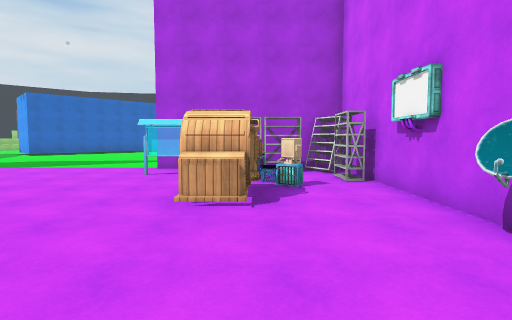
view 1 (above)

24 first-person views from a walk through a scene from a Unity 3-D project. The camera is 1.5 m above the floor, tilts 4° down and sees 80° across. The floor is counted in squares, 2 m on a side. Each view is taken from the middle of a square. On the plan, view 1 faces up. The plan holds only what a view shows up to about 10 squares ahead; the rest is blank. The place goes on beyond the plan. The player is left out. Some surface patterns are stand-ins.

view 2
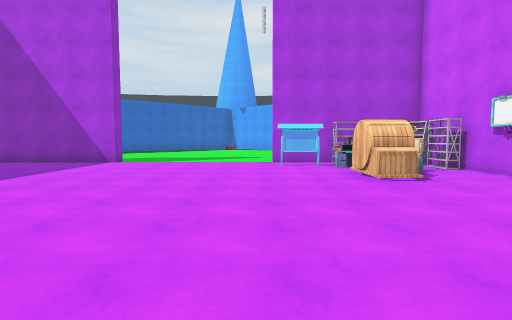

view 3
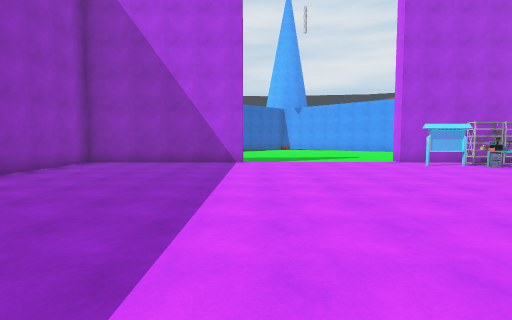

view 4
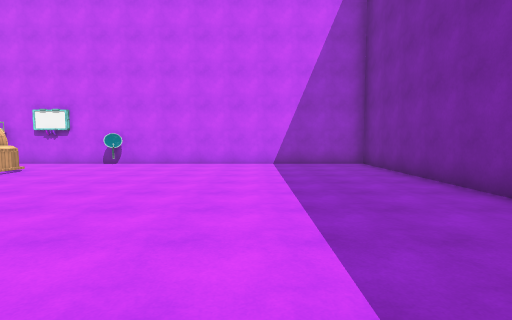

view 5
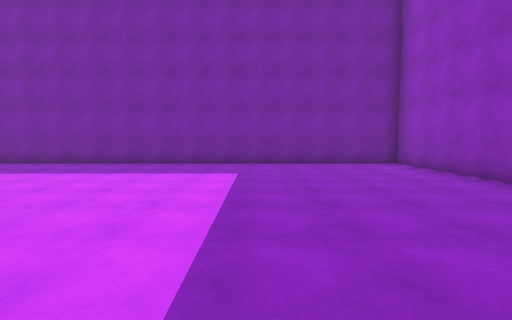

view 6
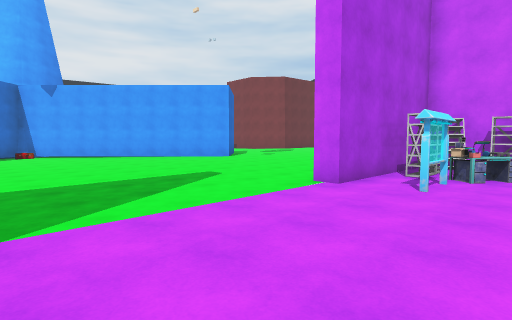

view 7
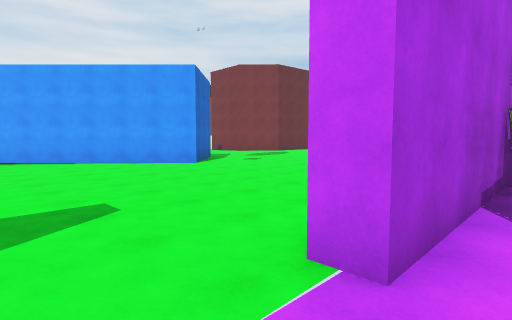

view 8
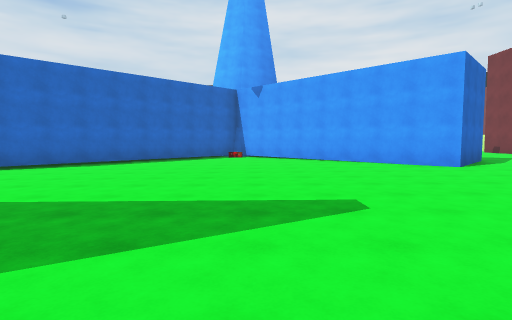

view 9
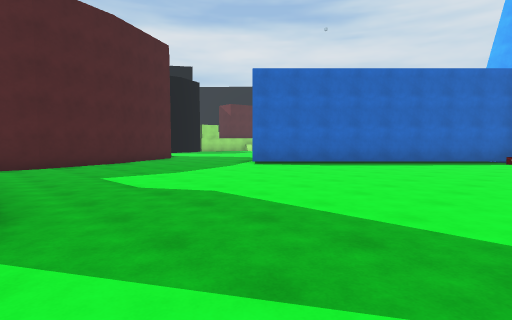

view 10
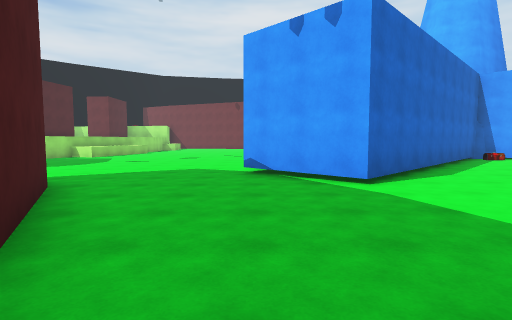

view 11
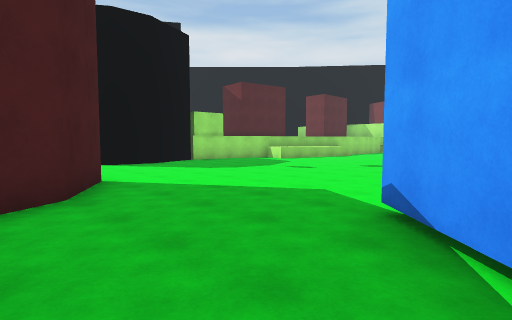

view 12
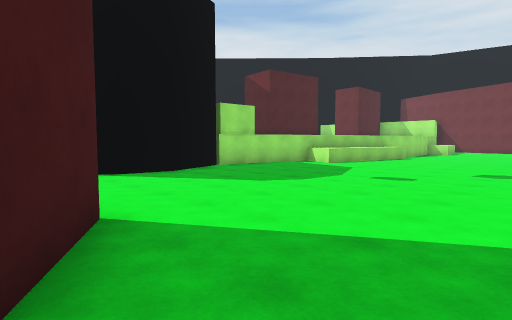

view 13
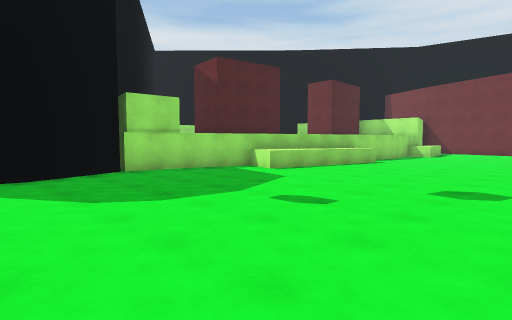

view 14
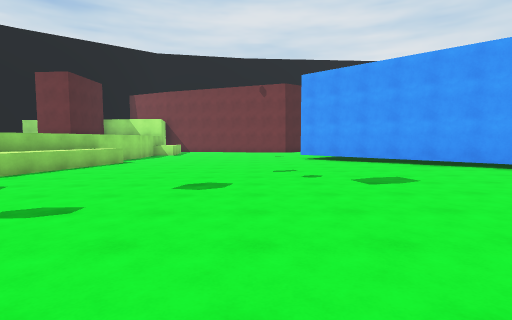

view 15
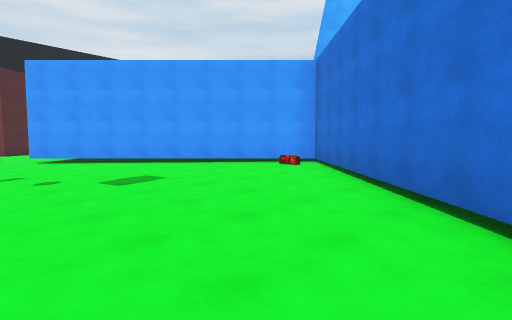

view 16
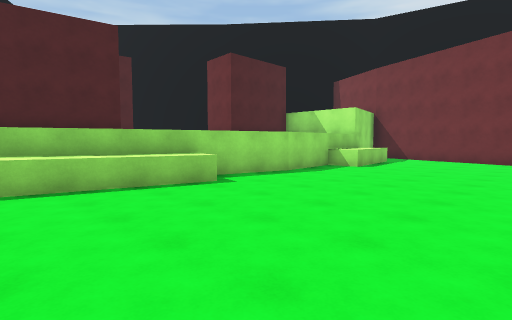

view 17
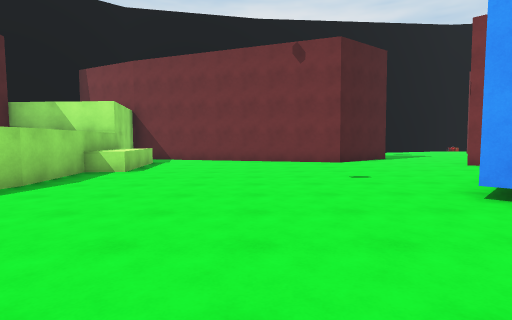

view 18
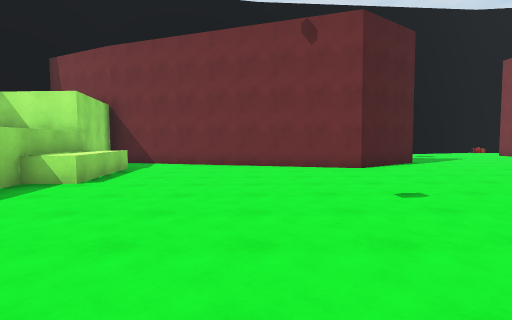

view 19
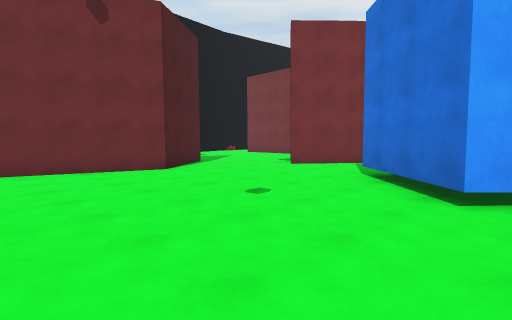

view 20
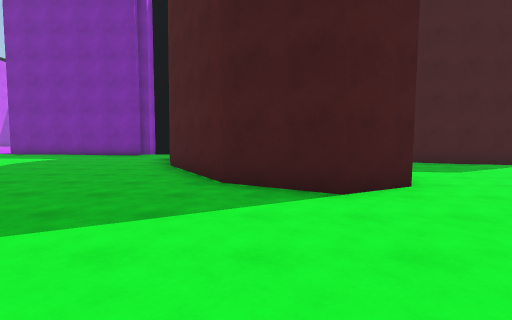

view 21
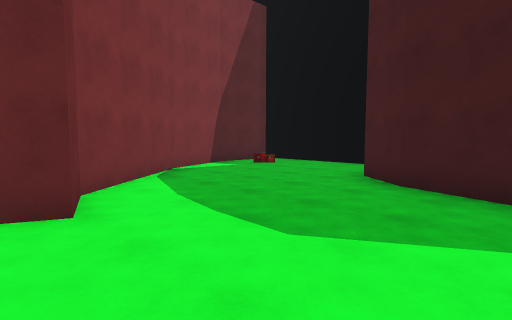

view 22
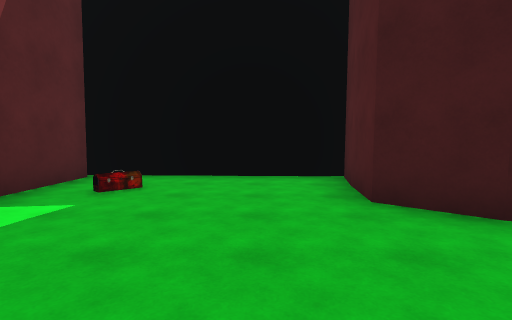

view 23
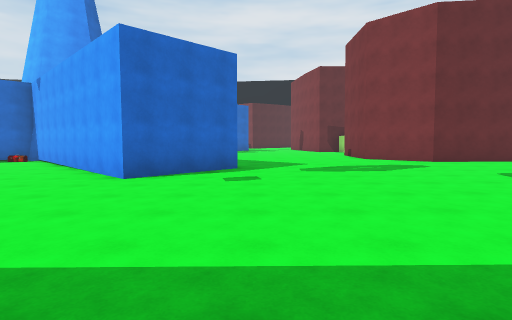

view 24
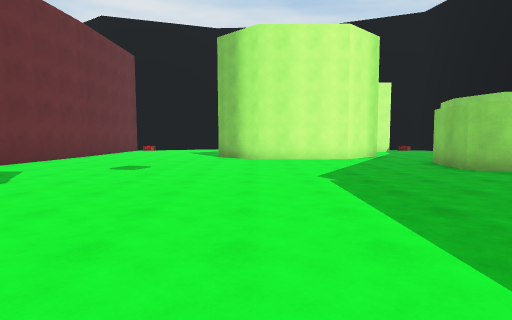

### Floor plan
Key: @ floor where view 1 was taken; # wall or solid block; . main floor; : floor 0.25 m higher than the main floor; - floor 0.25 m lower than the main floor; _ floor 0.5 m lower than the main floor; = window, fence, low wall or low ledge; ^ raised ledge; B bin; M monitor; C chest; O other object.
Columns run from 23 left of view 1 to 12 right of it. Each row starts with its distance up from view 1.
 38   #_####   #__--
 37   #____#####_---
 36   #^_____##__--
 35    ^________-##
 34    ^________--##
 33    ________----#
 32    #______----
 31   ##______-##
 30   #______-##
 29   #______--##
 28   #^____----##
 27   #^____-----##
 26  #^____-------##
 25  #^____--------##
 24 ##____----------#
 23 #____-----------#
 22 #____----------##
 21 #___----------## ##
 20 #___---------## ##- ##
 19 ##_---------## ##--..##    ......###
 18 ##_--------## ##---...##   .......::
 17 #_--------## ##---.....####.......::
 16   ---------###---.......##.......:::
 15 _---###-----#----.......#........:::
 14 _---####--------................::::
 13 -----###--------................::::
 12 ------###------................::::#
 11 -------##------...............:::::#
 10 ###----##-----........... ....:::::#
  9   #-----#-----.........    ..::::::#
  8   #----##  #####.....#####   :::::::
  7   ######  ##...........OOO     :##::
  6           #..........=OO.O     ##
  5           #...........BMO#
  4           #...........CC.#
  3             .............#
  2             .............O
  1             .............#
  0            ............@.#
 -1           #..............#
 -2           #..............#
 -3           #..............#
 -4           #..............#
 -5           #..............#
 -6           ################

Positions as (right, up) in squares from view 1, and headings:
1: (0, 0), facing up
2: (-3, -2), facing up
3: (-7, -2), facing up
4: (-7, -2), facing right
5: (-8, 4), facing down
6: (-7, 5), facing up-right
7: (-4, 7), facing up-right
8: (-4, 7), facing up
9: (-4, 8), facing up-left
10: (-13, 10), facing up
11: (-12, 14), facing up-left
12: (-15, 15), facing up-left
13: (-15, 18), facing up-left
14: (-15, 18), facing up
15: (-15, 18), facing up-right
16: (-15, 25), facing up-left
17: (-16, 26), facing up
18: (-16, 28), facing up
19: (-17, 29), facing up-right
20: (-17, 20), facing down
21: (-23, 15), facing down-right
22: (-19, 13), facing down
23: (4, 9), facing up
24: (2, 12), facing right
